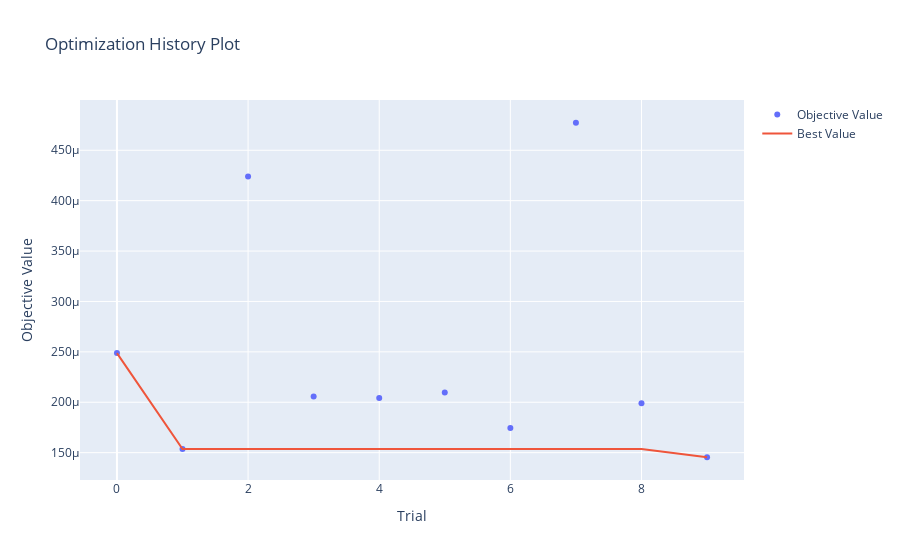
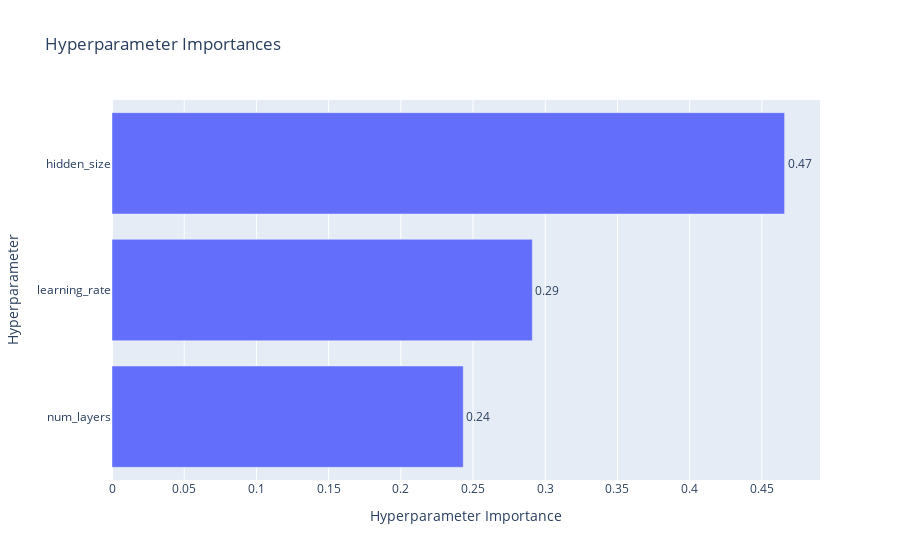

These figures' notebook cell, in order:
### Markdown cell above
### Hyperparameter tuning

This segment uses Optuna for LSTM hyperparameter tuning to optimize state-of-charge estimation for batteries. It defines an objective function to suggest hyperparameters like hidden size and number of layers for the LSTM model. The model is trained and validated, focusing on minimizing validation loss. The best hyperparameters are identified from the trials. The script includes visualization of the optimization history and the importance of different hyperparameters, providing insights into the tuning process.

### Code cell
if not skip_optuna:
    # Define Optuna objective function
    def objective(trial):
        # Suggest hyperparameters
        hidden_size = trial.suggest_int('hidden_size', 10, 100)
        num_layers = trial.suggest_int('num_layers', 1, 5)
        learning_rate = trial.suggest_float('learning_rate', 1e-5, 1e-1, log=True)

        # Instantiate model with suggested hyperparameters
        model = SoCLSTM(input_size=len(FEATURE_COLS), hidden_size=hidden_size, num_layers=num_layers).type(torch.float32).to(device)

        # Define your loss function and optimizer with suggested hyperparameters
        criterion = nn.MSELoss()
        optimizer = optim.Adam(model.parameters(), lr=learning_rate)

        # Call your train and validate function
        history = train_and_validate(model, criterion, optimizer, train_loader, val_loader, EPOCHS, device)

        # Extract last validation loss
        last_val_loss = history['val_loss'][-1]
        return last_val_loss

    # Optuna study
    study = optuna.create_study(direction='minimize')
    study.optimize(objective, n_trials=10)

    # Extract best trial
    best_trial = study.best_trial
    print(f"Best trial: {best_trial}")

    best_hyperparams = study.best_trial.params
    print('Best hyperparameters:', best_hyperparams)

    # Visualize the optimization process
    from optuna.visualization import plot_optimization_history, plot_param_importances

    # Plot optimization history
    optimization_history = plot_optimization_history(study)
    optimization_history.show()

    # Plot hyperparameter importance
    param_importances = plot_param_importances(study)
    param_importances.show()

### Figure 1 — Plotly figure (JSON) as saved in the notebook; plotly's stock layout.template omitted (floating-point values rounded to 4 significant figures)
{"data": [{"mode": "markers", "name": "Objective Value", "type": "scatter", "x": [0, 1, 2, 3, 4, 5, 6, 7, 8, 9], "y": [0.0002488, 0.0001536, 0.0004239, 0.0002057, 0.0002043, 0.0002098, 0.0001744, 0.0004773, 0.000199, 0.0001454]}, {"mode": "lines", "name": "Best Value", "type": "scatter", "x": [0, 1, 2, 3, 4, 5, 6, 7, 8, 9], "y": [0.0002488, 0.0001536, 0.0001536, 0.0001536, 0.0001536, 0.0001536, 0.0001536, 0.0001536, 0.0001536, 0.0001454]}, {"marker": {"color": "#cccccc"}, "mode": "markers", "name": "Infeasible Trial", "showlegend": false, "type": "scatter", "x": [], "y": []}], "layout": {"title": {"text": "Optimization History Plot"}, "xaxis": {"title": {"text": "Trial"}}, "yaxis": {"title": {"text": "Objective Value"}}}}

### Figure 2 — Plotly figure (JSON) as saved in the notebook; plotly's stock layout.template omitted (floating-point values rounded to 4 significant figures)
{"data": [{"cliponaxis": false, "hovertemplate": ["num_layers (IntDistribution): 0.24321218315339704<extra></extra>", "learning_rate (FloatDistribution): 0.2910587744153845<extra></extra>", "hidden_size (IntDistribution): 0.4657290424312185<extra></extra>"], "name": "Objective Value", "orientation": "h", "text": ["0.24", "0.29", "0.47"], "textposition": "outside", "type": "bar", "x": [0.2432, 0.2911, 0.4657], "y": ["num_layers", "learning_rate", "hidden_size"]}], "layout": {"title": {"text": "Hyperparameter Importances"}, "xaxis": {"title": {"text": "Hyperparameter Importance"}}, "yaxis": {"title": {"text": "Hyperparameter"}}}}
